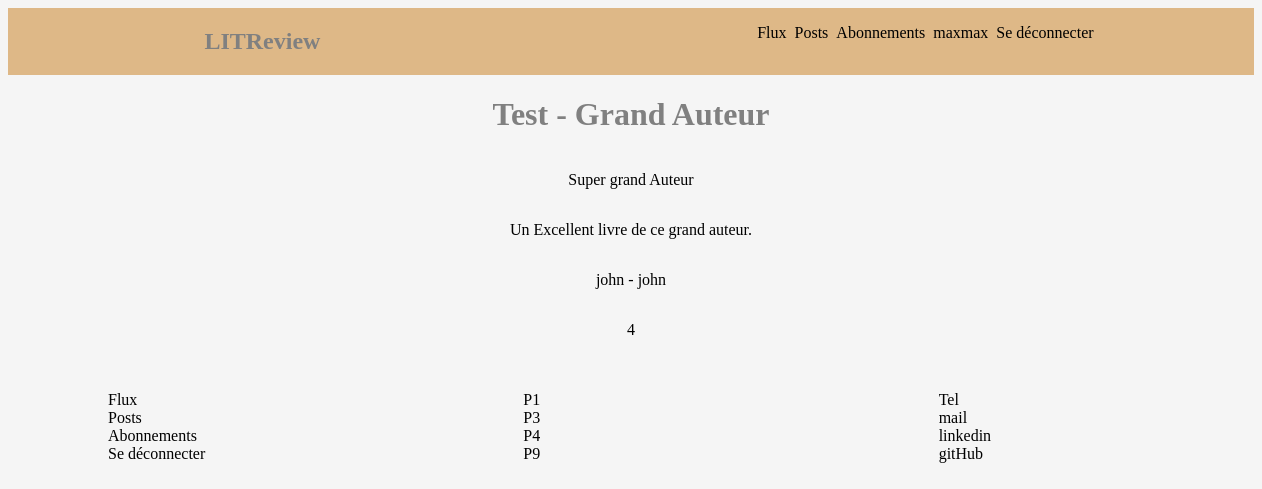
The page /flux/1/ (signed in) on the database its author committed.
### Authentication/models.py (models this page shows)
class User(AbstractUser):
    CREATOR = 'CREATOR'
    SUBSCRIBER = 'SUBSCRIBER'
    GUEST = 'GUEST'
    ROLE_CHOICES = (
        (CREATOR, 'Créateur'),
        (SUBSCRIBER, 'Abonné'),
        (GUEST, 'Invité')
    )
    profile_photo = models.ImageField(verbose_name='Photo de profil')
    role = models.CharField(max_length=30, choices=ROLE_CHOICES, verbose_name='Rôle')

### Review/models.py (models this page shows, shortened)
class Review(models.Model):
    ticket = models.ForeignKey(to=Ticket, on_delete=models.CASCADE)
    rating = models.PositiveSmallIntegerField(
        validators=[MinValueValidator(0), MaxValueValidator(5)])
    headline = models.CharField(max_length=128)
    body = models.CharField(max_length=8192, blank=True)
    user = models.ForeignKey(
        to=settings.AUTH_USER_MODEL, on_delete=models.CASCADE)
    time_created = models.DateTimeField(auto_now_add=True)

class Ticket(models.Model):
    title = models.CharField(max_length=128)
    description = models.TextField(max_length= 2048, blank=True)
    user = models.ForeignKey(to=settings.AUTH_USER_MODEL, on_delete=models.CASCADE)
    image = models.ImageField(null=True,blank=True)
    time_created = models.DateTimeField(auto_now_add=True)
    def __str__(self):
        return self.title

### Review/views.py (the view)
# urls.py: path('flux/<int:review_id>/',Review.views.view_review, name="view_review"),
@login_required
def view_review(request, review_id):
    review = get_object_or_404(Review, id=review_id)
    return render(request,'review/view_review.html', {'review':review})

### Review/templates/review/view_review.html (shortened to what this page needs)
{% extends 'base/base.html' %} {% block pagecontent %}
<h1>{{review.ticket}}</h1>
<p>{{review.headline}}</p>
<p>{{review.body}}</p>
<p>{{review.user}} - {{review.user}}</p>
<p>{{review.rating}}</p>
{% endblock pagecontent%}

### templates/base/base.html (shortened to what this page needs)
<!DOCTYPE html>
<html lang="fr">
  <head>
    {% load static %}
    <link
      rel="stylesheet"
      type="text/css"
      href="{% static 'base/style.css' %}"
    />
  </head>
  <body>
    <nav>
      <div>
        <a href="/">
          <h1 class="logo">LITReview</h1>
        </a>
      </div>
      <div>
        <ul class="nav">
          {% if user.is_authenticated %}
          <li><a href="flux/">Flux</a></li>
          <li><a href="posts/">Posts</a></li>
          <li><a href="abonnements/">Abonnements</a></li>
          <li><a href="My_posts/">{{ request.user }}</a></li>
          <li><a href="{% url 'logout'%}">Se déconnecter</a></li>
          {% endif %}
        </ul>
      </div>
    </nav>
    <main class="pagecontain">
      {% block pagecontent %} {% endblock pagecontent %}
    </main>
    <footer class="footer">
      <div class="nav">
        <ul class="menu">
          <li><a href="flux/">Flux</a></li>
          <li><a href="posts/">Posts</a></li>
          <li><a href="abonnements/">Abonnements</a></li>
          <li><a href="authentication/">Se déconnecter</a></li>
        </ul>
      </div>
      <div class="nav">
        <ul class="project">
          <li>P1</li>
          <li>P3</li>
          <li>P4</li>
          <li>P9</li>
        </ul>
      </div>
      <div class="nav">
        <ul class="contact">
          <li>Tel</li>
          <li>mail</li>
          <li>linkedin</li>
          <li>gitHub</li>
        </ul>
      </div>
    </footer>
  </body>
</html>

### static/base/style.css (style rules this page uses)
body { background-color: whitesmoke; }
a { text-decoration: none; color: black; }
ul { list-style: none; }
nav { background-color: burlywood; display: flex; width: 100%; flex-direction: row; justify-content: space-around; }
.nav { display: flex; width: 100%; flex-direction: row; justify-content: space-around; }
h1 { color: grey; }
.pagecontain { width: 100%; height: 100%; display: flex; flex-direction: column; align-items: center; justify-content: center; }
footer { margin: 20px 60px; display: flex; width: 100%; flex-direction: row; justify-content: space-around; }
footer .nav { flex-direction: column; }

### rows shown on the page
User: user "maxmax"
Review: ticket "Test - Grand Auteur", headline "Super grand Auteur", body "Un Excellent livre de ce grand auteur.", user "john", rating "4"
